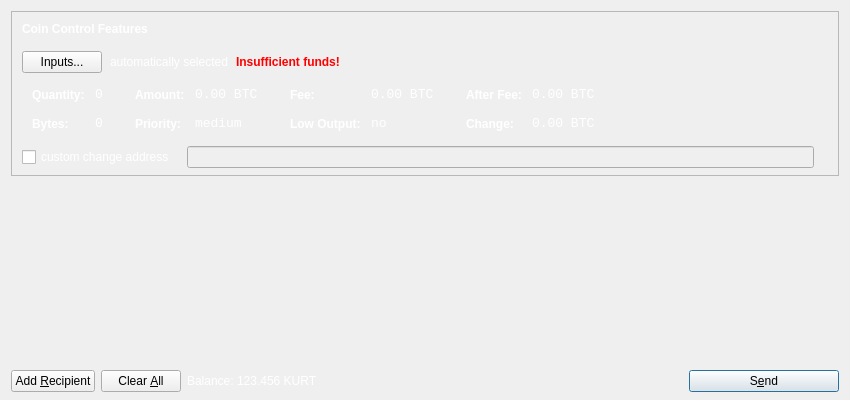
<?xml version="1.0" encoding="UTF-8"?>
<ui version="4.0">
 <class>SendCoinsDialog</class>
 <widget class="QDialog" name="SendCoinsDialog">
  <property name="geometry">
   <rect>
    <x>0</x>
    <y>0</y>
    <width>850</width>
    <height>400</height>
   </rect>
  </property>
  <property name="windowTitle">
   <string>Send Coins</string>
  </property>
  <layout class="QVBoxLayout" name="verticalLayout" stretch="0,1,0">
   <property name="bottomMargin">
    <number>8</number>
   </property>
   <item>
    <widget class="QFrame" name="frameCoinControl">
     <property name="sizePolicy">
      <sizepolicy hsizetype="Expanding" vsizetype="Expanding">
       <horstretch>0</horstretch>
       <verstretch>0</verstretch>
      </sizepolicy>
     </property>
     <property name="maximumSize">
      <size>
       <width>16777215</width>
       <height>16777215</height>
      </size>
     </property>
     <property name="styleSheet">
      <string notr="true"/>
     </property>
     <property name="frameShape">
      <enum>QFrame::StyledPanel</enum>
     </property>
     <property name="frameShadow">
      <enum>QFrame::Sunken</enum>
     </property>
     <layout class="QVBoxLayout" name="verticalLayoutCoinControl2">
      <property name="spacing">
       <number>6</number>
      </property>
      <property name="leftMargin">
       <number>0</number>
      </property>
      <property name="topMargin">
       <number>0</number>
      </property>
      <property name="rightMargin">
       <number>0</number>
      </property>
      <property name="bottomMargin">
       <number>6</number>
      </property>
      <item>
       <layout class="QVBoxLayout" name="verticalLayoutCoinControl" stretch="0,0,0,0,1">
        <property name="spacing">
         <number>0</number>
        </property>
        <property name="leftMargin">
         <number>10</number>
        </property>
        <property name="topMargin">
         <number>10</number>
        </property>
        <item>
         <layout class="QHBoxLayout" name="horizontalLayoutCoinControl1">
          <property name="bottomMargin">
           <number>15</number>
          </property>
          <item>
           <widget class="QLabel" name="labelCoinControlFeatures">
            <property name="sizePolicy">
             <sizepolicy hsizetype="Preferred" vsizetype="Maximum">
              <horstretch>0</horstretch>
              <verstretch>0</verstretch>
             </sizepolicy>
            </property>
            <property name="font">
             <font>
              <weight>75</weight>
              <bold>true</bold>
             </font>
            </property>
            <property name="styleSheet">
             <string notr="true">font-weight:bold;
color: rgb(255, 255, 255);</string>
            </property>
            <property name="text">
             <string>Coin Control Features</string>
            </property>
           </widget>
          </item>
         </layout>
        </item>
        <item>
         <layout class="QHBoxLayout" name="horizontalLayoutCoinControl2" stretch="0,0,0,0">
          <property name="spacing">
           <number>8</number>
          </property>
          <property name="bottomMargin">
           <number>10</number>
          </property>
          <item>
           <widget class="QPushButton" name="pushButtonCoinControl">
            <property name="styleSheet">
             <string notr="true"/>
            </property>
            <property name="text">
             <string>Inputs...</string>
            </property>
           </widget>
          </item>
          <item>
           <widget class="QLabel" name="labelCoinControlAutomaticallySelected">
            <property name="styleSheet">
             <string notr="true">color: rgb(255, 255, 255);</string>
            </property>
            <property name="text">
             <string>automatically selected</string>
            </property>
            <property name="margin">
             <number>5</number>
            </property>
           </widget>
          </item>
          <item>
           <widget class="QLabel" name="labelCoinControlInsuffFunds">
            <property name="font">
             <font>
              <weight>75</weight>
              <bold>true</bold>
             </font>
            </property>
            <property name="styleSheet">
             <string notr="true">color:red;font-weight:bold;</string>
            </property>
            <property name="text">
             <string>Insufficient funds!</string>
            </property>
            <property name="margin">
             <number>5</number>
            </property>
           </widget>
          </item>
          <item>
           <spacer name="horizontalSpacerCoinControl">
            <property name="orientation">
             <enum>Qt::Horizontal</enum>
            </property>
            <property name="sizeHint" stdset="0">
             <size>
              <width>40</width>
              <height>1</height>
             </size>
            </property>
           </spacer>
          </item>
         </layout>
        </item>
        <item>
         <widget class="QWidget" name="widgetCoinControl" native="true">
          <property name="sizePolicy">
           <sizepolicy hsizetype="Preferred" vsizetype="Preferred">
            <horstretch>0</horstretch>
            <verstretch>0</verstretch>
           </sizepolicy>
          </property>
          <property name="minimumSize">
           <size>
            <width>0</width>
            <height>0</height>
           </size>
          </property>
          <property name="styleSheet">
           <string notr="true">color: rgb(255, 255, 255);</string>
          </property>
          <layout class="QHBoxLayout" name="horizontalLayoutCoinControl5">
           <property name="margin">
            <number>0</number>
           </property>
           <item>
            <layout class="QHBoxLayout" name="horizontalLayoutCoinControl3" stretch="0,0,0,1">
             <property name="spacing">
              <number>20</number>
             </property>
             <property name="topMargin">
              <number>0</number>
             </property>
             <property name="bottomMargin">
              <number>10</number>
             </property>
             <item>
              <layout class="QFormLayout" name="formLayoutCoinControl1">
               <property name="horizontalSpacing">
                <number>10</number>
               </property>
               <property name="verticalSpacing">
                <number>14</number>
               </property>
               <property name="leftMargin">
                <number>10</number>
               </property>
               <property name="topMargin">
                <number>4</number>
               </property>
               <property name="rightMargin">
                <number>6</number>
               </property>
               <item row="0" column="0">
                <widget class="QLabel" name="labelCoinControlQuantityText">
                 <property name="styleSheet">
                  <string notr="true">font-weight:bold;</string>
                 </property>
                 <property name="text">
                  <string>Quantity:</string>
                 </property>
                 <property name="margin">
                  <number>0</number>
                 </property>
                </widget>
               </item>
               <item row="0" column="1">
                <widget class="QLabel" name="labelCoinControlQuantity">
                 <property name="font">
                  <font>
                   <family>Monospace</family>
                   <pointsize>10</pointsize>
                  </font>
                 </property>
                 <property name="cursor">
                  <cursorShape>IBeamCursor</cursorShape>
                 </property>
                 <property name="contextMenuPolicy">
                  <enum>Qt::ActionsContextMenu</enum>
                 </property>
                 <property name="text">
                  <string notr="true">0</string>
                 </property>
                 <property name="margin">
                  <number>0</number>
                 </property>
                 <property name="textInteractionFlags">
                  <set>Qt::LinksAccessibleByMouse|Qt::TextSelectableByKeyboard|Qt::TextSelectableByMouse</set>
                 </property>
                </widget>
               </item>
               <item row="1" column="0">
                <widget class="QLabel" name="labelCoinControlBytesText">
                 <property name="styleSheet">
                  <string notr="true">font-weight:bold;</string>
                 </property>
                 <property name="text">
                  <string>Bytes:</string>
                 </property>
                </widget>
               </item>
               <item row="1" column="1">
                <widget class="QLabel" name="labelCoinControlBytes">
                 <property name="font">
                  <font>
                   <family>Monospace</family>
                   <pointsize>10</pointsize>
                  </font>
                 </property>
                 <property name="cursor">
                  <cursorShape>IBeamCursor</cursorShape>
                 </property>
                 <property name="contextMenuPolicy">
                  <enum>Qt::ActionsContextMenu</enum>
                 </property>
                 <property name="text">
                  <string notr="true">0</string>
                 </property>
                 <property name="textInteractionFlags">
                  <set>Qt::LinksAccessibleByMouse|Qt::TextSelectableByKeyboard|Qt::TextSelectableByMouse</set>
                 </property>
                </widget>
               </item>
              </layout>
             </item>
             <item>
              <layout class="QFormLayout" name="formLayoutCoinControl2">
               <property name="horizontalSpacing">
                <number>10</number>
               </property>
               <property name="verticalSpacing">
                <number>14</number>
               </property>
               <property name="leftMargin">
                <number>6</number>
               </property>
               <property name="topMargin">
                <number>4</number>
               </property>
               <property name="rightMargin">
                <number>6</number>
               </property>
               <item row="0" column="0">
                <widget class="QLabel" name="labelCoinControlAmountText">
                 <property name="styleSheet">
                  <string notr="true">font-weight:bold;</string>
                 </property>
                 <property name="text">
                  <string>Amount:</string>
                 </property>
                 <property name="margin">
                  <number>0</number>
                 </property>
                </widget>
               </item>
               <item row="0" column="1">
                <widget class="QLabel" name="labelCoinControlAmount">
                 <property name="font">
                  <font>
                   <family>Monospace</family>
                   <pointsize>10</pointsize>
                  </font>
                 </property>
                 <property name="cursor">
                  <cursorShape>IBeamCursor</cursorShape>
                 </property>
                 <property name="contextMenuPolicy">
                  <enum>Qt::ActionsContextMenu</enum>
                 </property>
                 <property name="text">
                  <string notr="true">0.00 BTC</string>
                 </property>
                 <property name="textInteractionFlags">
                  <set>Qt::LinksAccessibleByMouse|Qt::TextSelectableByKeyboard|Qt::TextSelectableByMouse</set>
                 </property>
                </widget>
               </item>
               <item row="1" column="0">
                <widget class="QLabel" name="labelCoinControlPriorityText">
                 <property name="styleSheet">
                  <string notr="true">font-weight:bold;</string>
                 </property>
                 <property name="text">
                  <string>Priority:</string>
                 </property>
                </widget>
               </item>
               <item row="1" column="1">
                <widget class="QLabel" name="labelCoinControlPriority">
                 <property name="font">
                  <font>
                   <family>Monospace</family>
                   <pointsize>10</pointsize>
                  </font>
                 </property>
                 <property name="cursor">
                  <cursorShape>IBeamCursor</cursorShape>
                 </property>
                 <property name="contextMenuPolicy">
                  <enum>Qt::ActionsContextMenu</enum>
                 </property>
                 <property name="text">
                  <string>medium</string>
                 </property>
                 <property name="textInteractionFlags">
                  <set>Qt::LinksAccessibleByMouse|Qt::TextSelectableByKeyboard|Qt::TextSelectableByMouse</set>
                 </property>
                </widget>
               </item>
              </layout>
             </item>
             <item>
              <layout class="QFormLayout" name="formLayoutCoinControl3">
               <property name="horizontalSpacing">
                <number>10</number>
               </property>
               <property name="verticalSpacing">
                <number>14</number>
               </property>
               <property name="leftMargin">
                <number>6</number>
               </property>
               <property name="topMargin">
                <number>4</number>
               </property>
               <property name="rightMargin">
                <number>6</number>
               </property>
               <item row="0" column="0">
                <widget class="QLabel" name="labelCoinControlFeeText">
                 <property name="styleSheet">
                  <string notr="true">font-weight:bold;</string>
                 </property>
                 <property name="text">
                  <string>Fee:</string>
                 </property>
                 <property name="margin">
                  <number>0</number>
                 </property>
                </widget>
               </item>
               <item row="0" column="1">
                <widget class="QLabel" name="labelCoinControlFee">
                 <property name="font">
                  <font>
                   <family>Monospace</family>
                   <pointsize>10</pointsize>
                  </font>
                 </property>
                 <property name="cursor">
                  <cursorShape>IBeamCursor</cursorShape>
                 </property>
                 <property name="contextMenuPolicy">
                  <enum>Qt::ActionsContextMenu</enum>
                 </property>
                 <property name="text">
                  <string notr="true">0.00 BTC</string>
                 </property>
                 <property name="textInteractionFlags">
                  <set>Qt::LinksAccessibleByMouse|Qt::TextSelectableByKeyboard|Qt::TextSelectableByMouse</set>
                 </property>
                </widget>
               </item>
               <item row="1" column="0">
                <widget class="QLabel" name="labelCoinControlLowOutputText">
                 <property name="styleSheet">
                  <string notr="true">font-weight:bold;</string>
                 </property>
                 <property name="text">
                  <string>Low Output:</string>
                 </property>
                </widget>
               </item>
               <item row="1" column="1">
                <widget class="QLabel" name="labelCoinControlLowOutput">
                 <property name="font">
                  <font>
                   <family>Monospace</family>
                   <pointsize>10</pointsize>
                  </font>
                 </property>
                 <property name="cursor">
                  <cursorShape>IBeamCursor</cursorShape>
                 </property>
                 <property name="contextMenuPolicy">
                  <enum>Qt::ActionsContextMenu</enum>
                 </property>
                 <property name="text">
                  <string>no</string>
                 </property>
                 <property name="textInteractionFlags">
                  <set>Qt::LinksAccessibleByMouse|Qt::TextSelectableByKeyboard|Qt::TextSelectableByMouse</set>
                 </property>
                </widget>
               </item>
              </layout>
             </item>
             <item>
              <layout class="QFormLayout" name="formLayoutCoinControl4">
               <property name="horizontalSpacing">
                <number>10</number>
               </property>
               <property name="verticalSpacing">
                <number>14</number>
               </property>
               <property name="leftMargin">
                <number>6</number>
               </property>
               <property name="topMargin">
                <number>4</number>
               </property>
               <property name="rightMargin">
                <number>6</number>
               </property>
               <item row="0" column="0">
                <widget class="QLabel" name="labelCoinControlAfterFeeText">
                 <property name="styleSheet">
                  <string notr="true">font-weight:bold;</string>
                 </property>
                 <property name="text">
                  <string>After Fee:</string>
                 </property>
                 <property name="margin">
                  <number>0</number>
                 </property>
                </widget>
               </item>
               <item row="0" column="1">
                <widget class="QLabel" name="labelCoinControlAfterFee">
                 <property name="font">
                  <font>
                   <family>Monospace</family>
                   <pointsize>10</pointsize>
                  </font>
                 </property>
                 <property name="cursor">
                  <cursorShape>IBeamCursor</cursorShape>
                 </property>
                 <property name="contextMenuPolicy">
                  <enum>Qt::ActionsContextMenu</enum>
                 </property>
                 <property name="text">
                  <string notr="true">0.00 BTC</string>
                 </property>
                 <property name="textInteractionFlags">
                  <set>Qt::LinksAccessibleByMouse|Qt::TextSelectableByKeyboard|Qt::TextSelectableByMouse</set>
                 </property>
                </widget>
               </item>
               <item row="1" column="0">
                <widget class="QLabel" name="labelCoinControlChangeText">
                 <property name="styleSheet">
                  <string notr="true">font-weight:bold;</string>
                 </property>
                 <property name="text">
                  <string>Change:</string>
                 </property>
                </widget>
               </item>
               <item row="1" column="1">
                <widget class="QLabel" name="labelCoinControlChange">
                 <property name="font">
                  <font>
                   <family>Monospace</family>
                   <pointsize>10</pointsize>
                  </font>
                 </property>
                 <property name="cursor">
                  <cursorShape>IBeamCursor</cursorShape>
                 </property>
                 <property name="contextMenuPolicy">
                  <enum>Qt::ActionsContextMenu</enum>
                 </property>
                 <property name="text">
                  <string notr="true">0.00 BTC</string>
                 </property>
                 <property name="textInteractionFlags">
                  <set>Qt::LinksAccessibleByMouse|Qt::TextSelectableByKeyboard|Qt::TextSelectableByMouse</set>
                 </property>
                </widget>
               </item>
              </layout>
             </item>
            </layout>
           </item>
          </layout>
         </widget>
        </item>
        <item>
         <layout class="QHBoxLayout" name="horizontalLayoutCoinControl4" stretch="0,0,0">
          <property name="spacing">
           <number>12</number>
          </property>
          <property name="sizeConstraint">
           <enum>QLayout::SetDefaultConstraint</enum>
          </property>
          <property name="topMargin">
           <number>5</number>
          </property>
          <property name="rightMargin">
           <number>5</number>
          </property>
          <item>
           <widget class="QCheckBox" name="checkBoxCoinControlChange">
            <property name="styleSheet">
             <string notr="true">color: rgb(255, 255, 255);</string>
            </property>
            <property name="text">
             <string>custom change address</string>
            </property>
           </widget>
          </item>
          <item>
           <widget class="QLineEdit" name="lineEditCoinControlChange">
            <property name="enabled">
             <bool>false</bool>
            </property>
            <property name="sizePolicy">
             <sizepolicy hsizetype="Expanding" vsizetype="Fixed">
              <horstretch>0</horstretch>
              <verstretch>0</verstretch>
             </sizepolicy>
            </property>
           </widget>
          </item>
          <item>
           <widget class="QLabel" name="labelCoinControlChangeLabel">
            <property name="sizePolicy">
             <sizepolicy hsizetype="Preferred" vsizetype="Expanding">
              <horstretch>0</horstretch>
              <verstretch>0</verstretch>
             </sizepolicy>
            </property>
            <property name="minimumSize">
             <size>
              <width>0</width>
              <height>0</height>
             </size>
            </property>
            <property name="styleSheet">
             <string notr="true">color: rgb(255, 255, 255);</string>
            </property>
            <property name="text">
             <string/>
            </property>
            <property name="margin">
             <number>3</number>
            </property>
           </widget>
          </item>
         </layout>
        </item>
        <item>
         <spacer name="verticalSpacerCoinControl">
          <property name="orientation">
           <enum>Qt::Vertical</enum>
          </property>
          <property name="sizeHint" stdset="0">
           <size>
            <width>800</width>
            <height>1</height>
           </size>
          </property>
         </spacer>
        </item>
       </layout>
      </item>
     </layout>
    </widget>
   </item>
   <item>
    <widget class="QScrollArea" name="scrollArea">
     <property name="styleSheet">
      <string notr="true">background-color: transparent;</string>
     </property>
     <property name="widgetResizable">
      <bool>true</bool>
     </property>
     <widget class="QWidget" name="scrollAreaWidgetContents">
      <property name="geometry">
       <rect>
        <x>0</x>
        <y>0</y>
        <width>830</width>
        <height>172</height>
       </rect>
      </property>
      <layout class="QVBoxLayout" name="verticalLayout_2">
       <property name="margin">
        <number>0</number>
       </property>
       <item>
        <layout class="QVBoxLayout" name="entries">
         <property name="spacing">
          <number>6</number>
         </property>
        </layout>
       </item>
       <item>
        <spacer name="verticalSpacer">
         <property name="orientation">
          <enum>Qt::Vertical</enum>
         </property>
         <property name="sizeHint" stdset="0">
          <size>
           <width>20</width>
           <height>40</height>
          </size>
         </property>
        </spacer>
       </item>
      </layout>
     </widget>
    </widget>
   </item>
   <item>
    <layout class="QHBoxLayout" name="horizontalLayout">
     <item>
      <widget class="QPushButton" name="addButton">
       <property name="toolTip">
        <string>Send to multiple recipients at once</string>
       </property>
       <property name="text">
        <string>Add &amp;Recipient</string>
       </property>
       <property name="icon">
        <iconset resource="../bitcoin.qrc">
         <normaloff>:/icons/add</normaloff>:/icons/add</iconset>
       </property>
       <property name="autoDefault">
        <bool>false</bool>
       </property>
      </widget>
     </item>
     <item>
      <widget class="QPushButton" name="clearButton">
       <property name="sizePolicy">
        <sizepolicy hsizetype="Minimum" vsizetype="Fixed">
         <horstretch>0</horstretch>
         <verstretch>0</verstretch>
        </sizepolicy>
       </property>
       <property name="toolTip">
        <string>Remove all transaction fields</string>
       </property>
       <property name="text">
        <string>Clear &amp;All</string>
       </property>
       <property name="icon">
        <iconset resource="../bitcoin.qrc">
         <normaloff>:/icons/remove</normaloff>:/icons/remove</iconset>
       </property>
       <property name="autoRepeatDelay">
        <number>300</number>
       </property>
       <property name="autoDefault">
        <bool>false</bool>
       </property>
      </widget>
     </item>
     <item>
      <layout class="QHBoxLayout" name="horizontalLayout_2">
       <property name="spacing">
        <number>3</number>
       </property>
       <item>
        <widget class="QLabel" name="label">
         <property name="styleSheet">
          <string notr="true">color: rgb(255, 255, 255);</string>
         </property>
         <property name="text">
          <string>Balance:</string>
         </property>
        </widget>
       </item>
       <item>
        <widget class="QLabel" name="labelBalance">
         <property name="cursor">
          <cursorShape>IBeamCursor</cursorShape>
         </property>
         <property name="styleSheet">
          <string notr="true">color: rgb(255, 255, 255);</string>
         </property>
         <property name="text">
          <string>123.456 KURT</string>
         </property>
         <property name="textInteractionFlags">
          <set>Qt::LinksAccessibleByMouse|Qt::TextSelectableByKeyboard|Qt::TextSelectableByMouse</set>
         </property>
        </widget>
       </item>
      </layout>
     </item>
     <item>
      <spacer name="horizontalSpacer">
       <property name="orientation">
        <enum>Qt::Horizontal</enum>
       </property>
       <property name="sizeHint" stdset="0">
        <size>
         <width>40</width>
         <height>20</height>
        </size>
       </property>
      </spacer>
     </item>
     <item>
      <widget class="QPushButton" name="sendButton">
       <property name="minimumSize">
        <size>
         <width>150</width>
         <height>0</height>
        </size>
       </property>
       <property name="toolTip">
        <string>Confirm the send action</string>
       </property>
       <property name="text">
        <string>S&amp;end</string>
       </property>
       <property name="icon">
        <iconset resource="../bitcoin.qrc">
         <normaloff>:/icons/send</normaloff>:/icons/send</iconset>
       </property>
       <property name="default">
        <bool>true</bool>
       </property>
      </widget>
     </item>
    </layout>
   </item>
  </layout>
 </widget>
 <resources>
  <include location="../bitcoin.qrc"/>
 </resources>
 <connections/>
</ui>
